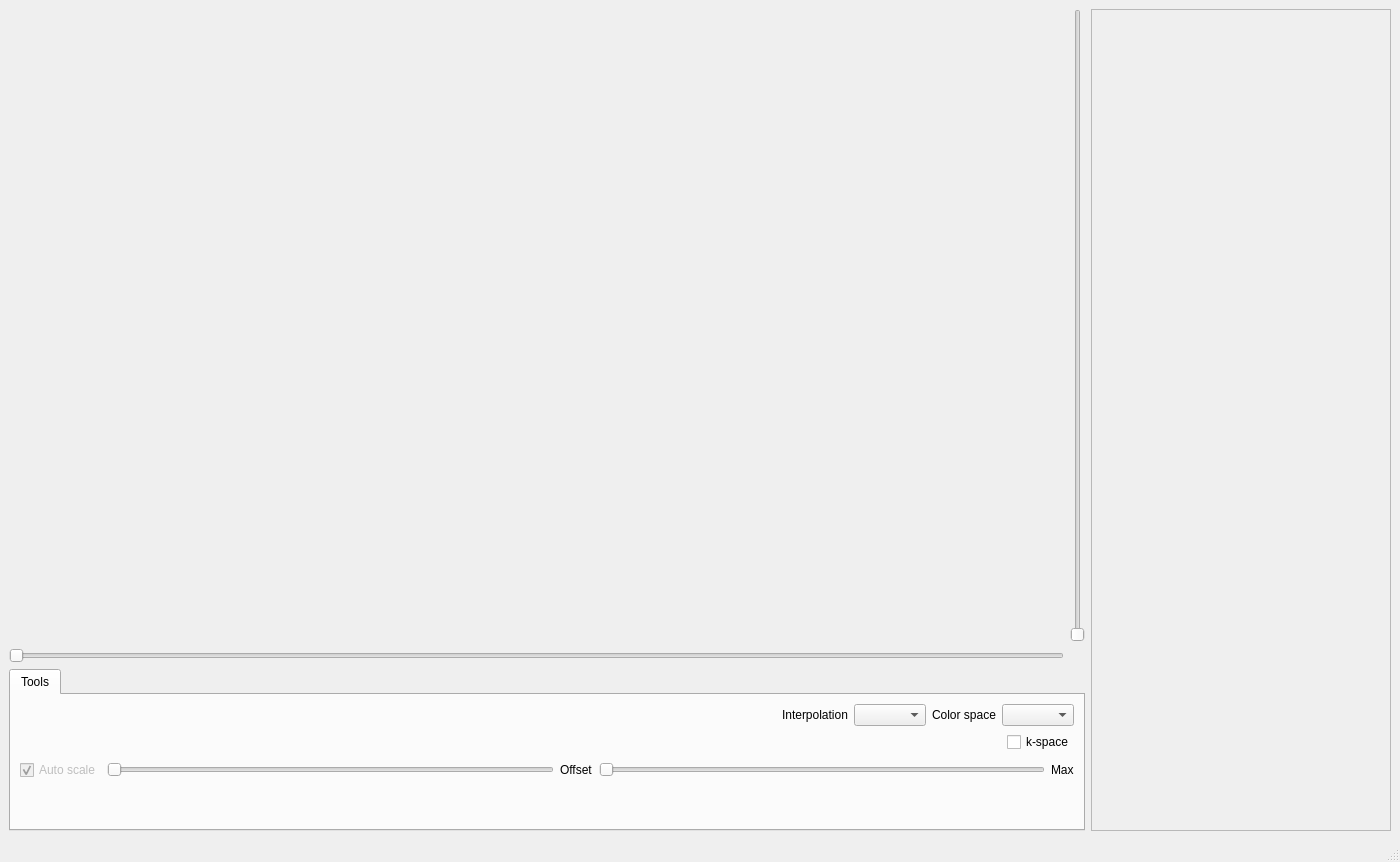
<?xml version="1.0" encoding="UTF-8"?>
<ui version="4.0">
 <class>BandWindow</class>
 <widget class="QMainWindow" name="BandWindow">
  <property name="geometry">
   <rect>
    <x>0</x>
    <y>0</y>
    <width>1400</width>
    <height>862</height>
   </rect>
  </property>
  <property name="windowTitle">
   <string>ARAN Band Viewer</string>
  </property>
  <widget class="QWidget" name="centralwidget">
   <layout class="QGridLayout" name="gridLayout">
    <item row="1" column="0">
     <layout class="QHBoxLayout" name="horizontalLayout">
      <property name="spacing">
       <number>-1</number>
      </property>
      <item>
       <layout class="QVBoxLayout" name="verticalLayout">
        <item>
         <layout class="QGridLayout" name="gridLayout_2">
          <item row="1" column="0">
           <widget class="QSlider" name="horizontalSlider">
            <property name="orientation">
             <enum>Qt::Horizontal</enum>
            </property>
           </widget>
          </item>
          <item row="0" column="1">
           <widget class="QSlider" name="verticalSlider">
            <property name="orientation">
             <enum>Qt::Vertical</enum>
            </property>
           </widget>
          </item>
          <item row="0" column="0">
           <widget class="QWidget" name="plotWidget" native="true">
            <property name="sizePolicy">
             <sizepolicy hsizetype="Expanding" vsizetype="Expanding">
              <horstretch>0</horstretch>
              <verstretch>0</verstretch>
             </sizepolicy>
            </property>
            <property name="minimumSize">
             <size>
              <width>640</width>
              <height>480</height>
             </size>
            </property>
            <property name="cursor">
             <cursorShape>ArrowCursor</cursorShape>
            </property>
           </widget>
          </item>
         </layout>
        </item>
        <item>
         <widget class="QTabWidget" name="plotTools">
          <property name="enabled">
           <bool>true</bool>
          </property>
          <property name="sizePolicy">
           <sizepolicy hsizetype="Preferred" vsizetype="Preferred">
            <horstretch>0</horstretch>
            <verstretch>0</verstretch>
           </sizepolicy>
          </property>
          <property name="minimumSize">
           <size>
            <width>0</width>
            <height>0</height>
           </size>
          </property>
          <property name="maximumSize">
           <size>
            <width>16777215</width>
            <height>900</height>
           </size>
          </property>
          <property name="currentIndex">
           <number>0</number>
          </property>
          <widget class="QWidget" name="d3tab">
           <attribute name="title">
            <string>Tools</string>
           </attribute>
           <layout class="QVBoxLayout" name="verticalLayout_4">
            <item>
             <widget class="QWidget" name="tools2D" native="true">
              <property name="sizePolicy">
               <sizepolicy hsizetype="Expanding" vsizetype="Expanding">
                <horstretch>0</horstretch>
                <verstretch>0</verstretch>
               </sizepolicy>
              </property>
              <property name="maximumSize">
               <size>
                <width>16777215</width>
                <height>50</height>
               </size>
              </property>
              <property name="baseSize">
               <size>
                <width>0</width>
                <height>0</height>
               </size>
              </property>
              <layout class="QVBoxLayout" name="verticalLayout_6">
               <property name="margin">
                <number>0</number>
               </property>
               <item>
                <layout class="QHBoxLayout" name="horizontalLayout_3">
                 <item>
                  <widget class="QLabel" name="xaxisNameLbl">
                   <property name="text">
                    <string/>
                   </property>
                  </widget>
                 </item>
                 <item>
                  <widget class="QLabel" name="xCoordinate">
                   <property name="text">
                    <string/>
                   </property>
                  </widget>
                 </item>
                 <item>
                  <spacer name="horizontalSpacer_2">
                   <property name="orientation">
                    <enum>Qt::Horizontal</enum>
                   </property>
                   <property name="sizeHint" stdset="0">
                    <size>
                     <width>40</width>
                     <height>20</height>
                    </size>
                   </property>
                  </spacer>
                 </item>
                 <item>
                  <widget class="QLabel" name="label_4">
                   <property name="text">
                    <string>Interpolation</string>
                   </property>
                  </widget>
                 </item>
                 <item>
                  <widget class="QComboBox" name="interpolationChooser"/>
                 </item>
                 <item>
                  <widget class="QLabel" name="label_3">
                   <property name="text">
                    <string>Color space</string>
                   </property>
                  </widget>
                 </item>
                 <item>
                  <widget class="QComboBox" name="colormapChooser"/>
                 </item>
                </layout>
               </item>
               <item>
                <layout class="QHBoxLayout" name="horizontalLayout_4">
                 <item>
                  <widget class="QLabel" name="yaxisNameLbl">
                   <property name="text">
                    <string/>
                   </property>
                  </widget>
                 </item>
                 <item>
                  <widget class="QLabel" name="yCoordinate">
                   <property name="text">
                    <string/>
                   </property>
                  </widget>
                 </item>
                 <item>
                  <spacer name="horizontalSpacer_3">
                   <property name="orientation">
                    <enum>Qt::Horizontal</enum>
                   </property>
                   <property name="sizeHint" stdset="0">
                    <size>
                     <width>40</width>
                     <height>20</height>
                    </size>
                   </property>
                  </spacer>
                 </item>
                 <item>
                  <widget class="QCheckBox" name="kSpaceCheckBox">
                   <property name="enabled">
                    <bool>true</bool>
                   </property>
                   <property name="text">
                    <string>k-space</string>
                   </property>
                  </widget>
                 </item>
                </layout>
               </item>
              </layout>
             </widget>
            </item>
            <item>
             <layout class="QHBoxLayout" name="horizontalLayout_2">
              <item>
               <widget class="QCheckBox" name="checkAutoScale">
                <property name="enabled">
                 <bool>false</bool>
                </property>
                <property name="text">
                 <string>Auto scale</string>
                </property>
                <property name="checked">
                 <bool>true</bool>
                </property>
                <property name="tristate">
                 <bool>false</bool>
                </property>
               </widget>
              </item>
              <item>
               <widget class="QSlider" name="voffsetslider">
                <property name="enabled">
                 <bool>false</bool>
                </property>
                <property name="maximum">
                 <number>500000</number>
                </property>
                <property name="orientation">
                 <enum>Qt::Horizontal</enum>
                </property>
               </widget>
              </item>
              <item>
               <widget class="QLabel" name="label">
                <property name="text">
                 <string>Offset</string>
                </property>
               </widget>
              </item>
              <item>
               <widget class="QSlider" name="vmaxslider">
                <property name="enabled">
                 <bool>false</bool>
                </property>
                <property name="maximum">
                 <number>500000</number>
                </property>
                <property name="orientation">
                 <enum>Qt::Horizontal</enum>
                </property>
               </widget>
              </item>
              <item>
               <widget class="QLabel" name="label_2">
                <property name="text">
                 <string>Max</string>
                </property>
               </widget>
              </item>
             </layout>
            </item>
            <item>
             <spacer name="verticalSpacer">
              <property name="orientation">
               <enum>Qt::Vertical</enum>
              </property>
              <property name="sizeType">
               <enum>QSizePolicy::Minimum</enum>
              </property>
              <property name="sizeHint" stdset="0">
               <size>
                <width>20</width>
                <height>40</height>
               </size>
              </property>
             </spacer>
            </item>
           </layout>
          </widget>
         </widget>
        </item>
       </layout>
      </item>
      <item>
       <widget class="QTextEdit" name="dataView">
        <property name="enabled">
         <bool>false</bool>
        </property>
        <property name="minimumSize">
         <size>
          <width>300</width>
          <height>0</height>
         </size>
        </property>
        <property name="maximumSize">
         <size>
          <width>300</width>
          <height>16777215</height>
         </size>
        </property>
        <property name="layoutDirection">
         <enum>Qt::LeftToRight</enum>
        </property>
       </widget>
      </item>
     </layout>
    </item>
   </layout>
  </widget>
  <widget class="QMenuBar" name="menubar">
   <property name="geometry">
    <rect>
     <x>0</x>
     <y>0</y>
     <width>1400</width>
     <height>22</height>
    </rect>
   </property>
  </widget>
  <widget class="QStatusBar" name="statusBar"/>
 </widget>
 <resources/>
 <connections/>
</ui>
